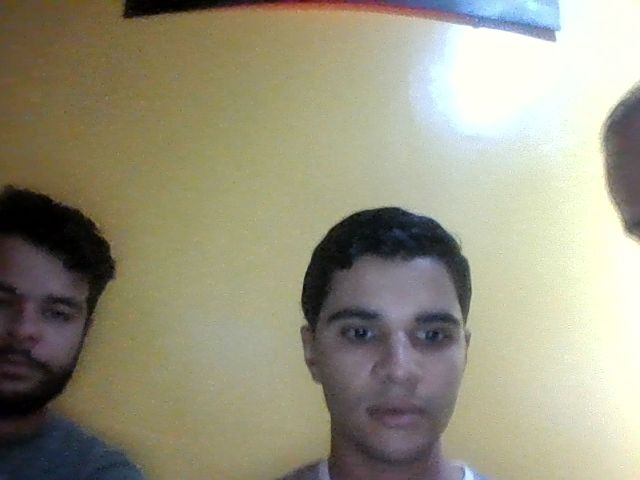
#> input picture frontend/assets/captures/capture_1001031.jpg, 640 x 480 px
$ python -i detection_service.py   (imports and definitions only)
#> lines starting #> are read from the running program, lines starting #| are printed output that depends on the picture; after the words box and inside, x2 and y2 are one past the last pixel; in counts of white or black regions, pixels touching at a corner belong together
#> further down, picture is the input picture: shape (480, 640, 3); mean B, G, R 128.1, 148.9, 152.4
#!/usr/bin/env python3
# -*- coding: utf-8 -*-
"""
Service de détection de couleurs - Module principal
Compatible avec Flask et fonctionnement standalone
"""

import cv2
import numpy as np
import threading
import time
from datetime import datetime
import json

class DetectionService:
    def __init__(self, camera_index=0, socketio=None):
        self.camera_index = camera_index
        self.cap = None
        self.camera_active = False
        self.frame_count = 0
        self.current_frame = None
        self.detection_worker = None
        self.stop_detection = False
        self.frame_lock = threading.Lock()
        self.socketio = socketio  # Référence au socketio pour émettre les événements

        # Statistiques
        self.detection_count = 0
        self.last_detections = {}
        self.detection_cooldown = 2.0  # 2 secondes entre détections de même couleur

        # Cache des résultats de détection pour éliminer la latence
        self.cached_validated_contours = {}
        self.cached_tracked_centroids = {}
        self.cache_lock = threading.Lock()

        # Configuration des couleurs HSV optimisées (renforcées pour faible luminosité et ombres)
        self.colors = {
            'Rouge': {
                'hsv_ranges': [
                    (np.array([0, 100, 70]), np.array([8, 255, 255])),
                    (np.array([172, 100, 70]), np.array([180, 255, 255]))
                ],
                'contour_color': (0, 0, 255),
                'min_area': 1500
            },
            'Vert': {
                'hsv_ranges': [
                    (np.array([35, 40, 40]), np.array([89, 255, 255]))
                ],
                'contour_color': (0, 255, 0),
                'min_area': 1500
            },
            'Bleu': {
                'hsv_ranges': [
                    (np.array([90, 40, 40]), np.array([130, 255, 255]))
                ],
                'contour_color': (255, 0, 0),
                'min_area': 1500
            },
            'Noir': {
                'hsv_ranges': [
                    (np.array([0, 0, 0]), np.array([180, 255, 55]))
                ],
                'contour_color': (128, 128, 128),
                'min_area': 1500
            }
        }

        self.active_colors = list(self.colors.keys())
        # Kernel pour morphologie
        self.morphology_kernel = cv2.getStructuringElement(cv2.MORPH_ELLIPSE, (5, 5))

        print("Service de détection initialisé avec cache anti-latence")

    # [158 lines left out: functions set_active_colors, start_camera, stop_camera, _detection_worker, _process_detections, get_current_frame, not called in this run]

    def process_frame(self, frame):
        """Traite une frame avec sous-échantillonnage pour de la détection ultra-rapide (Zéro latence)"""
        if frame is None:
            return {}, {}

        try:
            h, w = frame.shape[:2]
#> h = 480; w = 640
            proc_w = 320
            proc_h = int(h * (proc_w / w))
#> proc_h = 240
            scale_x = w / proc_w
#> scale_x = 2
            scale_y = h / proc_h
#> scale_y = 2

            # Prétraitement sur l'image réduite pour multiplier la vitesse par 16
            small_frame = cv2.resize(frame, (proc_w, proc_h))
            blurred = cv2.GaussianBlur(small_frame, (9, 9), 0)
            hsv = cv2.cvtColor(blurred, cv2.COLOR_BGR2HSV)
#> hsv: shape (240, 320, 3); mean H, S, V 49.8, 58.3, 156

            validated_contours = {}
            tracked_centroids = {}

            # Seuil d'aire équilibré pour permettre la détection sans capter trop de bruit
            min_area_proc = 2500

            for color_name, config in self.colors.items():
                if color_name not in self.active_colors:
                    continue

                # Créer le masque couleur
                mask = self._create_color_mask(hsv, config)

                # Trouver les contours
                contours, _ = cv2.findContours(mask, cv2.RETR_EXTERNAL, cv2.CHAIN_APPROX_SIMPLE)

                # Filtrer les contours valides avec la contrainte géométrique et de proximité
                valid_contours = []
                for c in contours:
                    area = cv2.contourArea(c)
                    if area >= min_area_proc:
                        if self._is_valid_card_shape(c, proc_w, proc_h):
                            valid_contours.append((c, area))

                if valid_contours:
                    # Prendre le plus grand contour valide
                    largest_contour, area = max(valid_contours, key=lambda x: x[1])

                    # Calculer le centroïde
                    M = cv2.moments(largest_contour)
                    if M['m00'] != 0:
                        cx = int(M['m10'] / M['m00'])
                        cy = int(M['m01'] / M['m00'])

                        # Remettre à l'échelle pour l'image haute résolution d'origine
                        original_contour = largest_contour.copy()
                        original_contour[:, :, 0] = np.round(original_contour[:, :, 0] * scale_x).astype(int)
                        original_contour[:, :, 1] = np.round(original_contour[:, :, 1] * scale_y).astype(int)

                        orig_cx = int(cx * scale_x)
                        orig_cy = int(cy * scale_y)

                        validated_contours[color_name] = (original_contour, (orig_cx, orig_cy))
                        tracked_centroids[color_name] = (orig_cx, orig_cy)
#> this loop made 4 passes
#> pass 1, in process_frame, `mask = self._create_color_mask(hsv, config)`:
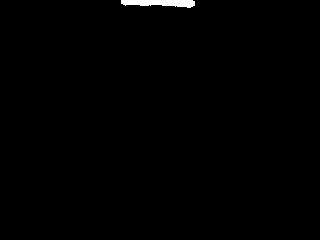
#> mask: shape (240, 320); 0.56% white; 1 white region, box (x1, y1, x2, y2) and area: (121, 0, 195, 8) 431
#> pass 2, in process_frame, `mask = self._create_color_mask(hsv, config)`:
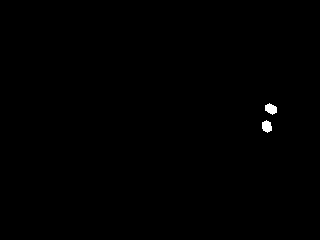
#> mask: shape (240, 320); 0.25% white; 2 white regions, box (x1, y1, x2, y2) and area: (265, 103, 277, 115) 99, (262, 120, 272, 133) 96
#> pass 3, in process_frame, `mask = self._create_color_mask(hsv, config)`:
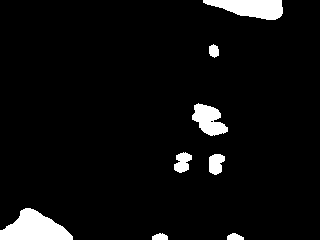
#> mask: shape (240, 320); 5.3% white; 8 white regions, largest, box (x1, y1, x2, y2) and area: (0, 208, 73, 240) 1467, (203, 0, 283, 20) 1086, (192, 103, 228, 136) 720
#> after the loop:
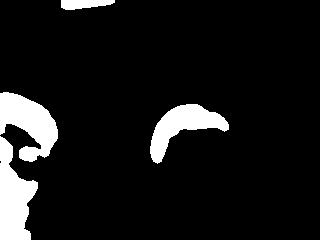
#> mask: shape (240, 320); 9.2% white; 4 white regions, box (x1, y1, x2, y2) and area: (0, 136, 38, 240) 2367, (0, 92, 58, 162) 2329, (150, 104, 229, 164) 1929, (61, 0, 115, 10) 405
#> after the loop, tracked_centroids = 0 items; validated_contours = 0 items
            # Priorité : si une autre couleur est détectée, le Noir est ignoré
            if 'Noir' in validated_contours and len(validated_contours) > 1:
                del validated_contours['Noir']
                if 'Noir' in tracked_centroids:
                    del tracked_centroids['Noir']

            return validated_contours, tracked_centroids

        except Exception as e:
            print(f"Erreur traitement frame: {e}")
            return {}, {}

    # [60 lines left out: functions _is_valid_card_shape, get_cached_detections, not called in this run]

    def _create_color_mask(self, hsv_img, color_config):
        """Crée un masque pour une couleur donnée (version ultra-rapide)"""
        mask = np.zeros(hsv_img.shape[:2], dtype=np.uint8)

        # Combiner toutes les plages HSV
        for hsv_range in color_config['hsv_ranges']:
            range_mask = cv2.inRange(hsv_img, hsv_range[0], hsv_range[1])
            mask = cv2.bitwise_or(mask, range_mask)

        # Opérations morphologiques pour éliminer le bruit de lumière
        mask = cv2.morphologyEx(mask, cv2.MORPH_OPEN, self.morphology_kernel)
        mask = cv2.morphologyEx(mask, cv2.MORPH_CLOSE, self.morphology_kernel)
        mask = cv2.dilate(mask, self.morphology_kernel, iterations=1)

        return mask

    # [98 lines left out: functions generate_frames, _draw_detections_on_frame, get_status, test_camera, not called in this run]

# Test du module si lancé directement
# [25 lines not run here, left out]

>>> import cv2
>>> picture = cv2.imread('frontend/assets/captures/capture_1001031.jpg')
>>> result = DetectionService().process_frame(picture)

$ run again, on frontend/assets/captures/capture_1001085.jpg
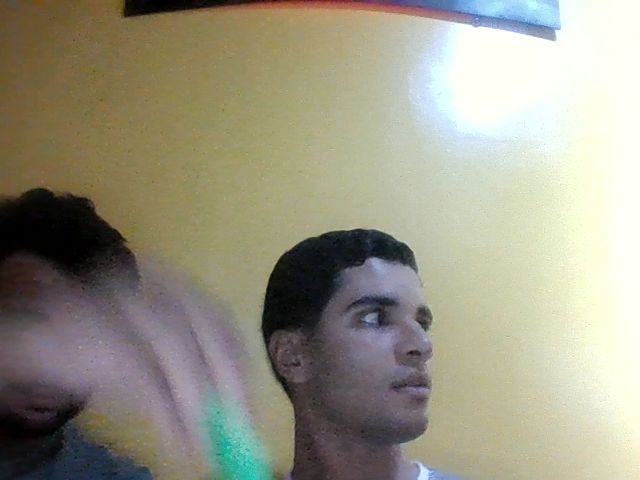
#> input picture frontend/assets/captures/capture_1001085.jpg, 640 x 480 px
#> picture is the input picture: shape (480, 640, 3); mean B, G, R 133.1, 150.5, 153.7
#> hsv: shape (240, 320, 3); mean H, S, V 57.4, 54.5, 158.2
#> the loop in process_frame, `for color_name, config in self.colors.items():` made 4 passes
#> pass 2, in process_frame, `mask = self._create_color_mask(hsv, config)`:
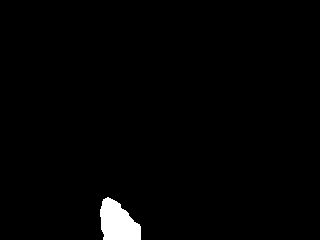
#> mask: shape (240, 320); 1.6% white; 1 white region, box (x1, y1, x2, y2) and area: (100, 197, 141, 240) 1248
#> after the loop in process_frame, `for color_name, config in self.colors.items():`:
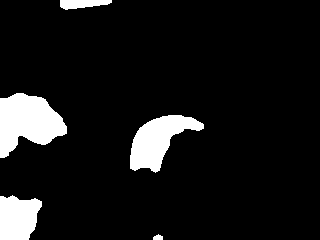
#> mask: shape (240, 320); 9% white; 5 white regions, box (x1, y1, x2, y2) and area: (0, 93, 67, 158) 2823, (130, 115, 204, 173) 2150, (0, 195, 42, 240) 1526, (60, 0, 112, 10) 368, (153, 234, 163, 240) 45
#> after the loop in process_frame, `for color_name, config in self.colors.items():`: tracked_centroids = {'Noir': (54, 242)}; validated_contours = 1 item
